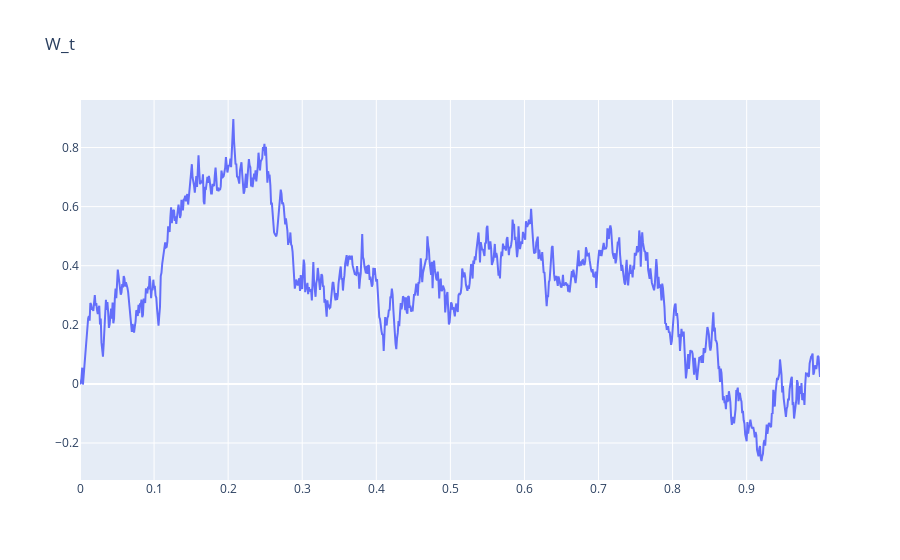

Notebook cell for this chart:
### Code cell
"""
Brownian path
"""
fig = go.Figure()
for path_name in ['BROWNIAN']:
    path = paths_dic[path_name]
    fig.add_trace(go.Scatter(x=grid, y=np.array(list(map(f_map(path, 1), grid))),
                    mode='lines',
                    name=path_name))
fig.update_layout(title="W_t")
fig.show()

### Figure 1 — Plotly figure (JSON) as saved in the notebook; plotly's stock layout.template omitted (floating-point values rounded to 4 significant figures; data arrays with more than 128 entries replaced by an {"elided": "..."} marker saying what was removed)
{"data": [{"mode": "lines", "name": "BROWNIAN", "type": "scatter", "x": {"elided": "1000 float values"}, "y": {"elided": "1000 float values"}}], "layout": {"title": {"text": "W_t"}}}
